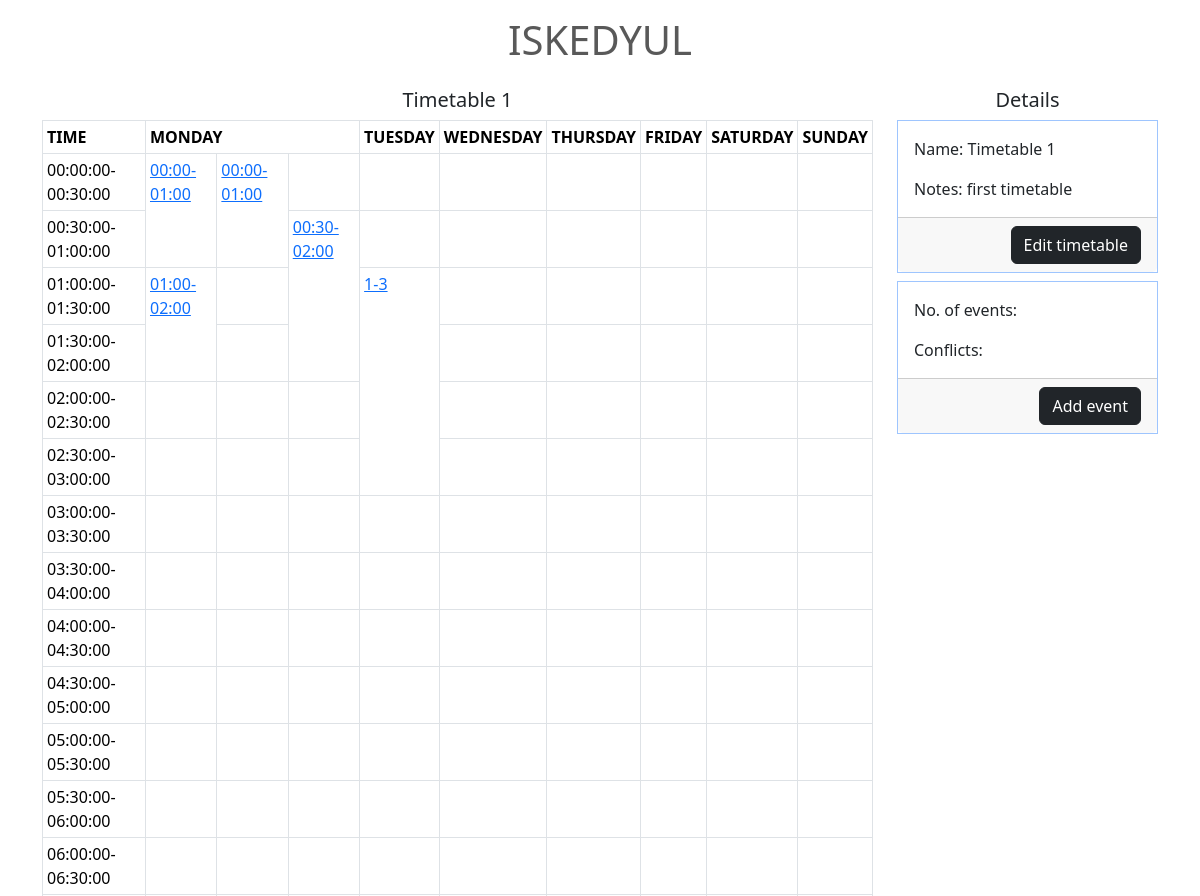
The app's page /table/1/ (upper part), older data.
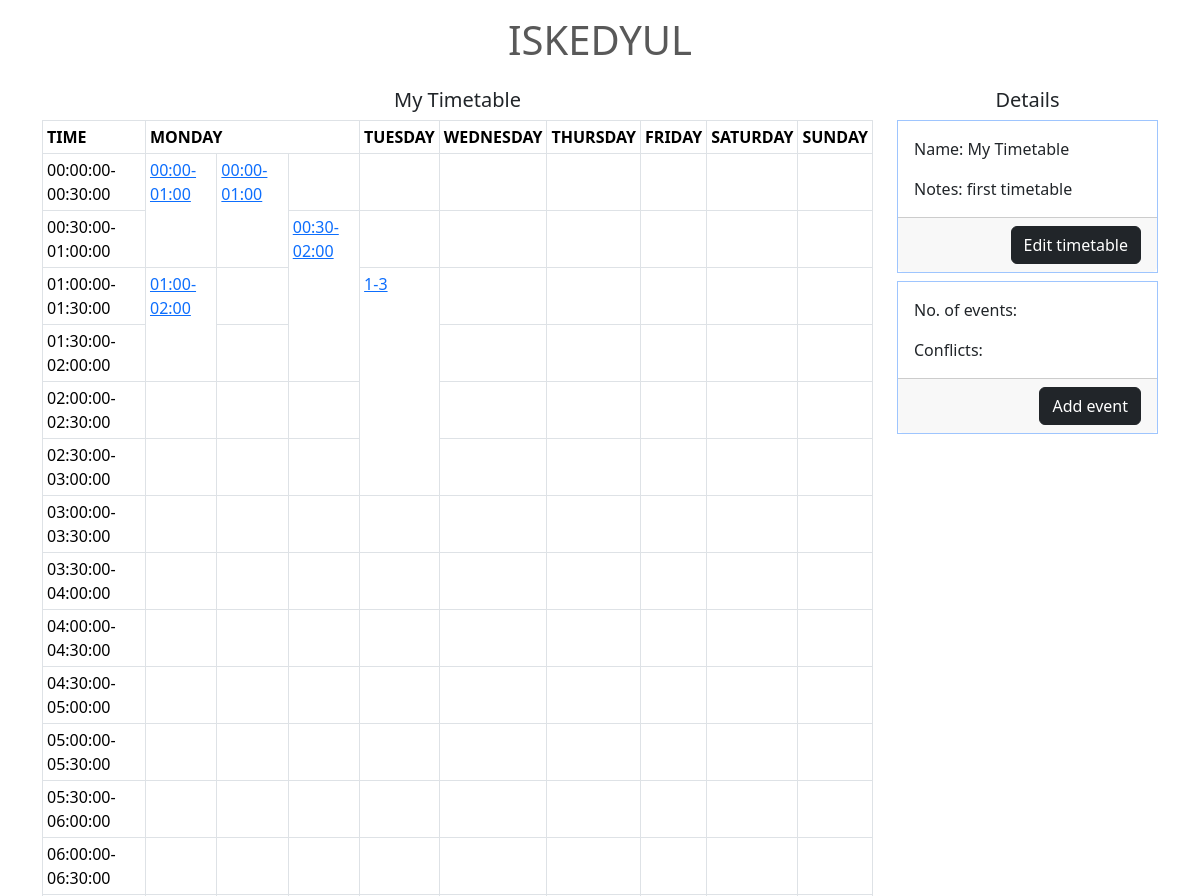
The same page, newer data.
### core/models.py (models this page shows, shortened)
class Timetable(models.Model):
    title = models.CharField(max_length=50)
    notes = models.CharField(default=None, max_length=240)
    interval = models.PositiveIntegerField(default=30, validators=[MinValueValidator(0), MaxValueValidator(59)])
    def get_time_ranges(self):
        start_time = datetime.time(00,00)
        end_time = datetime.time(20, 00)
        time_ranges = []
        current_time = start_time
        while current_time <= end_time:
            new_time = helpers.add_minutes(current_time, self.interval)
            time_ranges.append({'start': current_time, 'end': new_time, 'label': str(current_time) + '-' + str(new_time)})
            current_time = new_time
        return tuple(time_ranges)
    def by_time_range(self):
        time_ranges = self.get_time_ranges()
        qs = self.event_set.all().order_by('start_time', 'day')
        whens = []
        for r in time_ranges:
            whens.append(When(start_time__gte=r['start'], start_time__lt=r['end'], then=Value(r['label'])))
        qs = qs.annotate(
            time_range=Case(
                *whens,
                default=Value('other'),
                output_field=models.CharField(),
            )
        ).values('timetable_id', 'id', 'text', 'day', 'start_time', 'end_time', 'time_range')
        return qs
    def get_rows(self):
        labels = [t['label'] for t in self.get_time_ranges()]
        matrix = self.by_time_range()
        rows = []
        for label in labels:
            m = matrix.filter(time_range=label)
            m_annot = helpers.count_field(m, 'time_range', label)
            rows.append({'label': label, 'queryset': m_annot})
        return rows
    def get_matrix(self) -> dict:
        events = self.event_set.all().order_by('start_time', 'day')
        time_ranges = self.get_time_ranges()
        rows = {time_ranges[i]['start']: i for i in range(len(time_ranges))}
        day_map = {num: name for num, name in WeekDays.choices}
        time_count = range(len(time_ranges))
        start_time_map = {time_ranges[i]['start']: i for i in time_count}
        end_time_map = {time_ranges[i]['end']: i for i in time_count}
        def nones():
            ns = []
            for i in time_count:
                ns.append(None)
            return ns
        matrix = {
            'header_rowspans': {name: 1 for num, name in WeekDays.choices},
            day_map[1]: [nones(), ],
            day_map[2]: [nones(), ],
            day_map[3]: [nones(), ],
            day_map[4]: [nones(), ],
            day_map[5]: [nones(), ],
            day_map[6]: [nones(), ],
            day_map[7]: [nones(), ],
        }
        for e in events:
            col_index = day_map[e.day]
            subcol_index = 0
            start_time_index = start_time_map[e.start_time] ##### BUG: must match by less than or equal rather than the exact value
            end_time_index = end_time_map[e.end_time]
            row_index = rows[e.start_time]
            t1 = e.start_time
            t2 = e.end_time
            t1_minutes = t1.hour * 60 + t1.minute
            t2_minutes = t2.hour * 60 + t2.minute
            tdiff = t2_minutes - t1_minutes
            row_count = int(tdiff / self.interval)
            def none_occupied(subcol):
                not_occupied = []
                for i in range(row_count):
                    if row_index + i < len(matrix[col_index][subcol_index]):
                        not_occupied.append(matrix[col_index][subcol][row_index + i] is None)
                return all(not_occupied)
            while not none_occupied(subcol_index):
                if subcol_index == len(matrix[col_index]) - 1:
                    matrix[col_index].append(nones())
                subcol_index += 1
            matrix[col_index][subcol_index][row_index] = {'data': e, 'rowspan': row_count}
            if subcol_index > 0:
                matrix[col_index][subcol_index][row_index]['class'] = 'cell-conflict'
            else:
                matrix[col_index][subcol_index][row_index]['class'] = 'cell'
            for i in range(1, row_count):
                if row_index + i < len(matrix[col_index][subcol_index]):
                    matrix[col_index][subcol_index][row_index + i] = {'data': True, 'rowspan': 1}
            matrix['header_rowspans'][day_map[e.day]] = len(matrix[col_index])
        return matrix

### core/views.py (the view)
# urls.py: path("table/<int:pk>/", views.TableDetailView.as_view(), name="table_detail"),
class TableDetailView(DetailView):
    model = Timetable
    template_name = "core/timetable_detail.html"
    def get_context_data(self, **kwargs):
        context = super().get_context_data(**kwargs)
        context['by_days'] = oop.day_dict(self.object.event_set.all())
        context['row_labels'] = self.object.get_time_ranges()
        context['rows'] = self.object.get_rows()
        matrix = self.object.get_matrix()
        context['matrix'] = matrix
        tb = []
        context['tb'] = tb
        context['row_count'] = range(5)
        return context

### core/helpers.py (called while the page is built)
def count_field(queryset, field_name, field_value):
    filter_kwargs = {f'{field_name}': field_value, }
    qs =  queryset.filter(**filter_kwargs)
    qs_count = qs.count()
    annotate_kwargs = {f'{field_name}__count': dj.Value(qs_count, dj.IntegerField()), }
    qs_annotated = qs.annotate(**annotate_kwargs)
    return qs_annotated

def add_minutes(initial_time, minutes):
    result = None
    zero = datetime.datetime.strptime('00:00:00', '%H:%M:%S')
    hrs = int(minutes / 60)
    mins = minutes % 60
    t1 = datetime.datetime.strptime(f'{initial_time.hour}:{initial_time.minute}:{initial_time.second}', '%H:%M:%S')
    t2 = datetime.datetime.strptime(f'{hrs}:{mins}:00', '%H:%M:%S')
    result =  (t1 - zero + t2).time()
    return result

### core/oop.py (called while the page is built)
def day_dict(blocks):
    time_rows = {}
    time_rows['time1'] = {}
    daycol = {}
    days = [1, 2, 3, 4, 5, 6, 7]
    for d in days:
        qs = blocks.filter(day=d)
        daycol[d] = qs[0] if len(qs) > 0 else None
    return daycol

### core/templatetags/index.py (called while the page is built)
@register.filter
def index(indexable, i):
    return indexable[i]

### core/templates/core/timetable_detail.html (shortened to what this page needs)
{% extends 'base.html' %}
{% load django_bootstrap5 %}
{% block content %}
{% url 'table_list' as table_list %}
{% url 'event_create' object.id as event_create %}
{% url 'table_delete' object.id as table_delete %}
<div class="row">
    <div class="col-9 d-block">
        <h5 class="text-center">{{object.title}}</h5>
        <div class="table-responsive">
            {% include 'core/timetable_detail_table.html' %}
        </div>
    </div>
    <div class="col-3">
        <h5 class="text-center">Details</h5>
        <div class="row row-cols-1 g-2">
            <div class="col">
                <div class="card border border-primary-subtle rounded-0">
                    <div class="card-body">
                        <p class="card-text">Name: {{object.title}}</p>
                        <p class="card-text">Notes: {{object.notes}}</p>
                    </div>
                    <div class="card-footer text-end">
                        <a class="btn btn-dark" href="{% url 'table_update' object.id %}">Edit timetable</a>
                    </div>
                </div>
            </div>
            <div class="col">
                <div class="card border border-primary-subtle rounded-0">
                    <div class="card-body">
                        <p class="card-text">No. of events: </p>
                        <p class="card-text">Conflicts: </p>
                    </div>
                    <div class="card-footer text-end">
                        <a class="btn btn-dark" href="{% url 'event_create' object.id %}">Add event</a>
                    </div>
                </div>
            </div>
        </div>
    </div>
</div>
{% endblock %}

Row changes from the older to the newer data that the page shows:
changed Timetable "first timetable": title "Timetable 1" → "My Timetable"
